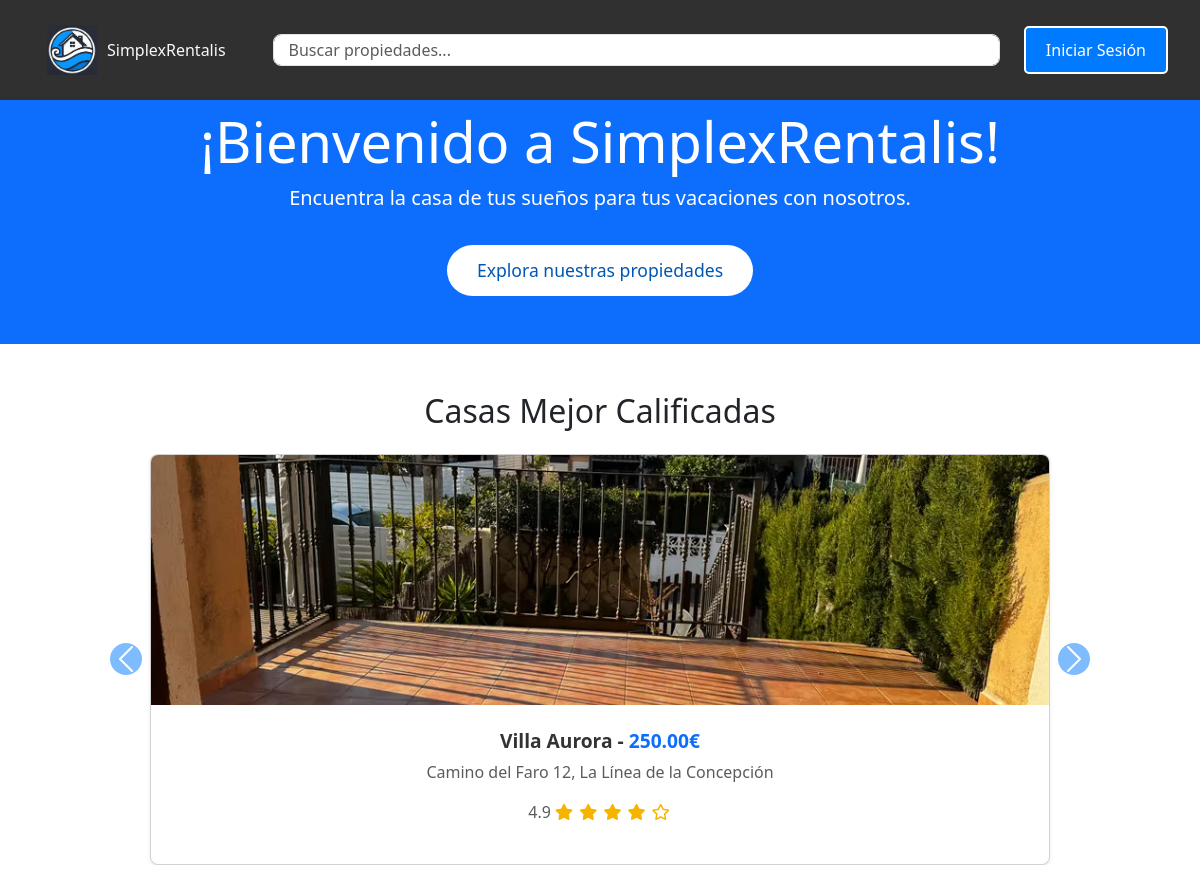
The page / on the database its author committed.
### SimplexRentalisAPP/models.py (models this page shows, shortened)
class Propiedades(models.Model):
    id = models.AutoField(primary_key=True)
    nombre = models.CharField(max_length=100, blank=False, null=False)
    descripcion = models.TextField(max_length=3000, blank=True, null=True)
    direccion = models.ForeignKey('Direcciones', on_delete=models.CASCADE, related_name='propiedades')
    precio_noche = MoneyField(max_digits=10, decimal_places=2, blank=False, null=False, default_currency='EUR')
    propietario = models.ForeignKey('User', on_delete=models.CASCADE, related_name='propiedades', blank=False, null=False)
    calificacion = models.DecimalField(
        default=3.0,
        blank=False,
        null=False,
        max_digits=3,
        validators=[MinValueValidator(1), MaxValueValidator(5)],
        decimal_places=1
    )
    permite_mascotas = models.BooleanField(default=False)
    en_mantenimiento = models.BooleanField(default=False)
    capacidad_maxima = models.IntegerField(default=1, blank=False, null=False)
    cantidad_banos = models.IntegerField(default=1, blank=False, null=False)
    cantidad_dormitorios = models.IntegerField(default=1, blank=False, null=False)
    galeria = models.ForeignKey('Galeria', on_delete=models.CASCADE, related_name='propiedades_galeria', blank=True, null=True)
    class Meta:
        constraints = [
            models.UniqueConstraint(fields=['direccion', 'propietario'], name='unique_direccion_propietario')
        ]

class Direcciones(models.Model):
    id = models.AutoField(primary_key=True)  # Campo id declarado explícitamente
    calle = models.CharField(max_length=255)
    numero_casa = models.CharField(max_length=20, blank=False, null=False)
    numero_puerta = models.CharField(max_length=20, blank=True, null=True)
    codigo_postal = models.CharField(max_length=20, blank=False, null=False)
    ciudad = models.CharField(max_length=100)
    co_autonoma = models.CharField(max_length=100)
    provincia = models.CharField(max_length=100)
    pais = models.CharField(max_length=100)
    latitud = models.FloatField(null=True, blank=True)
    longitud = models.FloatField(null=True, blank=True)
    def __str__(self):
        return f"{self.calle} {self.numero_casa}, {self.ciudad}"

### SimplexRentalisAPP/views.py (the view)
# urls.py: path("", views.index, name="index"),
def index(request):
    query = request.GET.get('q', None)
    mejor_calificadas = Propiedades.objects.prefetch_related('gallery_images') \
                            .order_by('-calificacion')[:5]
    propiedades = Propiedades.objects.prefetch_related('gallery_images').all()
    for propiedad in mejor_calificadas:
        portada = propiedad.gallery_images.filter(portada=True).order_by('id').first()
        if not portada:
            portada = propiedad.gallery_images.order_by('id').first()
        propiedad.portada = portada.imagen.url if portada else "/static/images/default_property.jpg"
    context = {
        'mejor_calificadas': mejor_calificadas,
        'propiedades': propiedades,
        'query': query,
    }
    return render(request, 'SimplexRentalisAPP/index.html', context)

### SimplexRentalisAPP/templates/SimplexRentalisAPP/index.html (shortened to what this page needs)
{% extends "base.html" %}
{% load static %}
{% block content %}
<section class="hero text-center bg-primary text-white py-5">
    <div class="container">
        <h1 class="display-4">¡Bienvenido a SimplexRentalis!</h1>
        <p class="lead">Encuentra la casa de tus sueños para tus vacaciones con nosotros.</p>
        <a href="{% url 'propiedades' %}" class="btn btn-light btn-lg mt-3"
        style="color: #0056b3; background-color: white; border-color: #004494;">
        Explora nuestras propiedades
        </a>
    </div>
</section>
<section class="container my-5">
    <h2 class="text-center mb-4">Casas Mejor Calificadas</h2>
    {% if mejor_calificadas %}
    <div id="carouselDestacados" class="carousel slide" data-bs-ride="carousel">
        <div class="carousel-inner">
            {% for propiedad in mejor_calificadas %}
            <div class="carousel-item {% if forloop.first %}active{% endif %}">
                <a href="{% url 'propiedad_detallada' propiedad.pk %}" class="text-decoration-none">
                    <div class="card card-custom shadow-sm rounded-3 overflow-hidden" style="display: flex; flex-direction: column; width: 900px; margin: 0 auto;">
                        <div class="card-image" style="height: 250px; overflow: hidden;">
                            <img src="{{ propiedad.portada }}" class="img-fluid card-img-top"
                            alt="Imagen de {{ propiedad.nombre }}" width="900" height="250"
                            loading="{% if forloop.first %}eager{% else %}lazy{% endif %}">
                        </div>
                        <div class="card-body p-4" style="flex-grow: 1; text-align: center;">
                            <h3 class="card-title text-truncate">
                                {{ propiedad.nombre }} - <span class="text-primary">{{ propiedad.precio_noche }}€</span>
                            </h3>
                            <p class="card-text text-muted text-truncate">{{ propiedad.direccion }}</p>
                            <p class="text-muted">
                                {{ propiedad.calificacion|default:"-" }}
                                <span class="stars">
                                    {% for i in "12345" %}
                                        {% if forloop.counter <= propiedad.calificacion %}
                                            <i class="fas fa-star"></i>
                                        {% else %}
                                            <i class="far fa-star"></i>
                                        {% endif %}
                                    {% endfor %}
                                </span>
                            </p>
                        </div>
                    </div>
                </a>
            </div>
            {% endfor %}
        </div>
        <button class="carousel-control-prev" type="button" data-bs-target="#carouselDestacados" data-bs-slide="prev">
            <span class="carousel-control-prev-icon" aria-hidden="true"></span>
        </button>
        <button class="carousel-control-next" type="button" data-bs-target="#carouselDestacados" data-bs-slide="next">
            <span class="carousel-control-next-icon" aria-hidden="true"></span>
        </button>
    </div>
    {% else %}
        <p class="text-center">No hay propiedades destacadas por el momento.</p>
    {% endif %}
</section>
{% endblock %}

### static/css/style.css (style rules this page uses)
body { padding-top: 60px; }
h3 { margin-bottom: 10px; }
.btn { background-color: #007bff; color: white; padding: 10px 20px; border-radius: 5px; text-decoration: none; }
.card-body { padding: 20px; color: #333; flex-grow: 1; display: flex; flex-direction: column; justify-content: space-between; }
.card-image { height: 200px; overflow: hidden; }
.card-image img { width: 100%; height: 100%; object-fit: cover; }
.carousel-control-prev-icon, .carousel-control-next-icon { background-color: #007bff; border-radius: 50%; }
.text-truncate { white-space: nowrap; overflow: hidden; text-overflow: ellipsis; }
.stars { color: #f0ad4e; }
.stars .fa-star, .stars .fa-star-half-alt, .stars .far.fa-star { margin-right: 2px; }
.card { height: 100%; display: flex; flex-direction: column; transition: transform 0.3s, box-shadow 0.3s; }
.card-image { height: 250px; overflow: hidden; position: relative; width: 100%; }
.card-body { display: flex; flex-direction: column; justify-content: space-between; height: 100%; padding: 0 15px; box-sizing: border-box; }
.card-title { font-size: 1.2rem; font-weight: 600; line-height: 1.2; overflow: hidden; text-overflow: ellipsis; white-space: nowrap; }
.card-text { font-size: 1rem; color: #666; overflow: hidden; text-overflow: ellipsis; white-space: nowrap; }
.stars i { color: #f4b400; }
.btn-light { background-color: #ffffff; color: #007bff; border: none; padding: 12px 30px; font-size: 1.1rem; font-weight: 500; border-radius: 30px; transition: background-color 0.3s, color 0.3s; }

### rows shown on the page
Propiedades: nombre "Villa Aurora", precio_noche "250.00", direccion "Camino del Faro 12, La Línea de la Concepción", calificacion "4.9"
